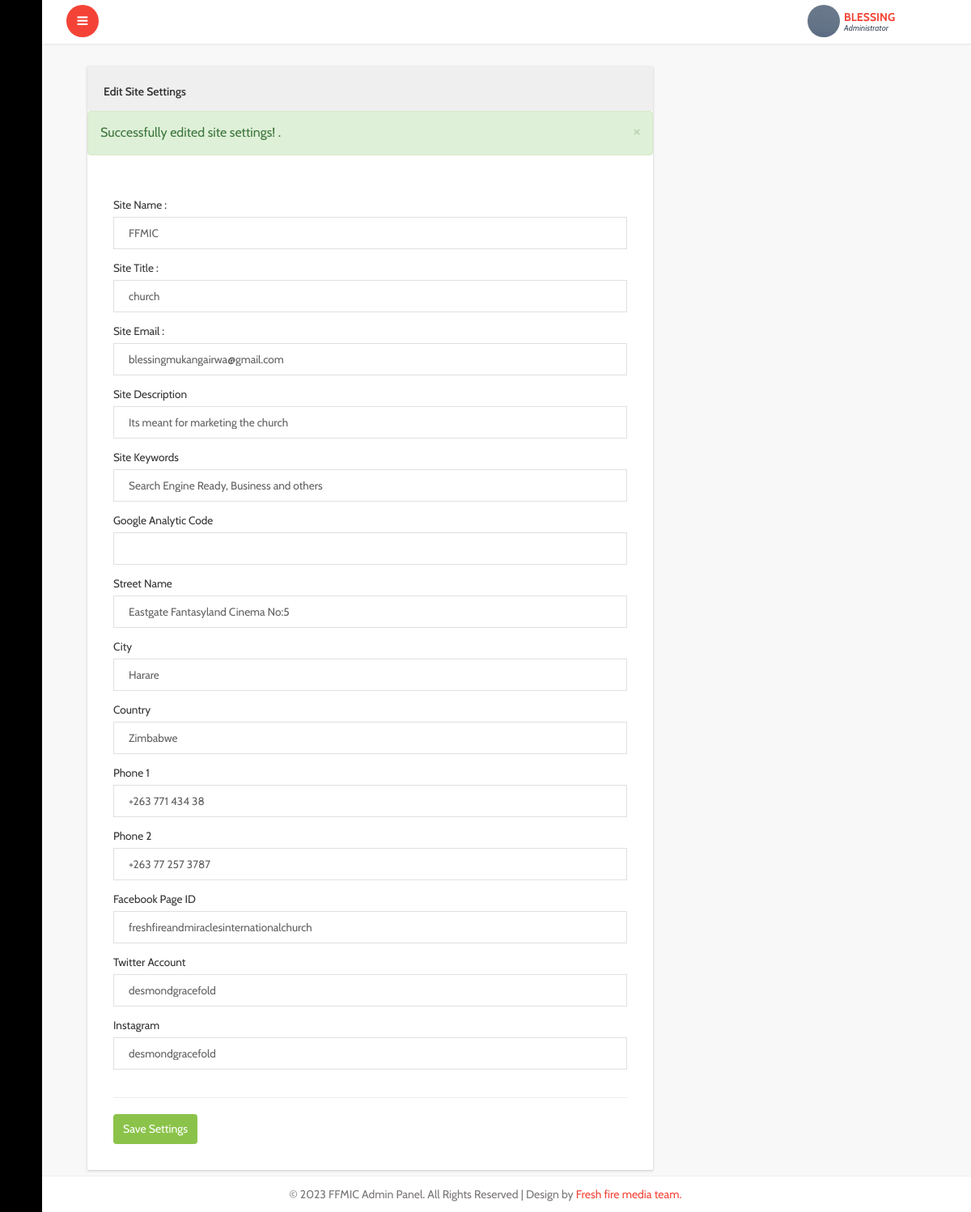
/admin/settings.php?success=true (signed in), run on the app's committed database.
### tables this page shows
CREATE TABLE IF NOT EXISTS `settings` (
  `id` int NOT NULL AUTO_INCREMENT,
  `site_name` varchar(45) NOT NULL,
  `site_title` varchar(60) NOT NULL,
  `email` varchar(60) NOT NULL,
  `site_desc` varchar(350) NOT NULL,
  `site_keyword` varchar(250) NOT NULL,
  `google_code` varchar(1000) NOT NULL,
  `street` varchar(100) NOT NULL,
  `city` varchar(60) NOT NULL,
  `country` varchar(50) NOT NULL,
  `phone` varchar(15) NOT NULL,
  `facebook` varchar(45) NOT NULL,
  `twitter` varchar(34) NOT NULL,
  `linkedin` varchar(45) NOT NULL,
  `status` varchar(25) NOT NULL,
  PRIMARY KEY (`id`)
);

### admin/settings.php (the view, shortened to what this page needs)
<?php include "header.php"; ?>
			<div id="page-wrapper">
				<div class="graphs">
					<div class="xs">
						<div class="col-md-8 inbox_right">
							<div class="Compose-Message">
								<div class="panel panel-default">
									<div class="panel-heading">
									Edit Site Settings
									</div>
									<?php if(get("success")):?>
                                            <div>
                                               <?=App::message("success", "Successfully edited site settings!")?>
                                            </div>
                                            <?php endif;?>
									<div class="panel-body panel-body-com-m">
										 <?php
				$result = $db->prepare("SELECT * FROM settings");
				$result->execute();
				for($i=0; $row = $result->fetch(); $i++){
               ?>
                <form class="com-mail"  action="save-setting.php" method="post" enctype="multipart/form-data">
												<label>Site Name : </label>
												<input type="text" name="site_name" value="<?php echo $row['site_name']; ?>" class="form-control1 control3">
												<label>Site Title : </label>
												<input type="text" name="site_title" value="<?php echo $row['site_title']; ?>" class="form-control1 control3">
												<label>Site Email : </label>
												<input type="text" name="email" value="<?php echo $row['email']; ?>" class="form-control1 control3">
												<label>Site Description </label>
												<input type="text" name="site_desc" value="<?php echo $row['site_desc']; ?>" class="form-control1 control3"></textarea>
												<label>Site Keywords </label>
												<input type="text" name="site_keyword" value="<?php echo $row['site_keyword']; ?>" class="form-control1 control3">
												<label>Google Analytic Code </label>
												<input type="text" name="google_code" value="<?php echo $row['google_code']; ?>" class="form-control1 control3"></textarea>
												<label>Street Name</label>
												<input type="text" name="street" value="<?php echo $row['street']; ?>" class="form-control1 control3">
												<label>City </label>
												<input type="text" name="city" value="<?php echo $row['city']; ?>"class="form-control1 control3">
												<label>Country </label>
												<input type="text" name="country" value="<?php echo $row['country']; ?>" class="form-control1 control3">
												<label>Phone 1</label>
												<input type="text" name="phone" value="<?php echo $row['phone']; ?>"class="form-control1 control3">
												<label>Phone 2</label>
												<input type="text" name="linkedin" value="<?php echo $row['linkedin']; ?>" class="form-control1 control3">
												<label>Facebook Page ID</label>
												<input type="text" name="facebook" value="<?php echo $row['facebook']; ?>" class="form-control1 control3">
												<label>Twitter Account </label>
												<input type="text" name="twitter" value="<?php echo $row['twitter']; ?>" class="form-control1 control3">
												<label>Instagram </label>
												<input type="text" name="status" value="<?php echo $row['status']; ?>" class="form-control1 control3">
			      		<hr>
											<input type="submit" value="Save Settings">
										</form><?php
}
?>
									</div>
								 </div>
							  </div>
						</div>
					</div>
				</div>
			</div>
		</div>
		<?php include "footer.php"; ?>

### data on the page
settings: site_name "FFMIC", site_title "church", email "blessingmukangairwa@gmail.com", site_desc "Its meant for marketing the church", site_keyword "Search Engine Ready, Business and others", street "Eastgate Fantasyland Cinema No:5", city "Harare", country "Zimbabwe", phone "+263 771 434 38", linkedin "+263 77 257 3787", facebook "freshfireandmiraclesinternationalchurch", twitter "desmondgracefold", status "desmondgracefold"

### other printed values
$namee "BLESSING"
$message "Successfully edited site settings!"
